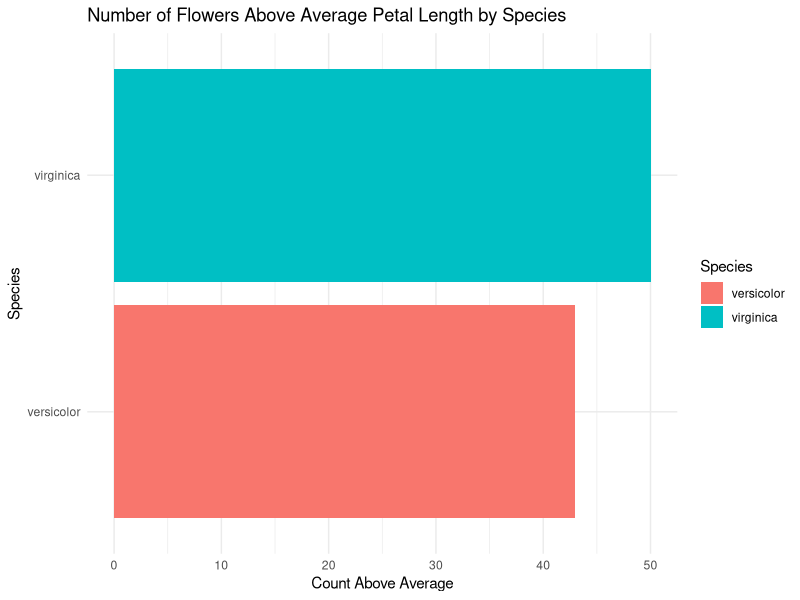

Generate this figure with R:
## ---- chunk 1
knitr::opts_chunk$set(echo = TRUE)
## ---- chunk 2
library(tidyverse)
data(iris)
## ---- chunk 3
# Only Virginica 
virginica_only <- iris %>%
  filter(Species == "virginica")

head(virginica_only)

# Sort by Petal Length, Descending 
virginica_ranked <- virginica_only %>%
  arrange(desc(Petal.Length))

head(virginica_ranked, 10)

# Top 5 per species 
top5_per_species <- iris %>%
  group_by(Species) %>%
  slice_max(order_by = Petal.Length, n = 5)

top5_per_species


overall_mean <- mean(iris$Petal.Length)

# Flag and count flowers above average per species
above_avg <- iris %>%
  mutate(above_avg = Petal.Length > overall_mean) %>%
  filter(above_avg == TRUE) %>%
  count(Species, name = "count_above_avg")

above_avg

ggplot(above_avg, aes(x = Species, y = count_above_avg, fill = Species)) +
  geom_bar(stat = "identity") +
  coord_flip() +
  labs(
    title = "Number of Flowers Above Average Petal Length by Species",
    x = "Species",
    y = "Count Above Average"
  ) +
  theme_minimal()
